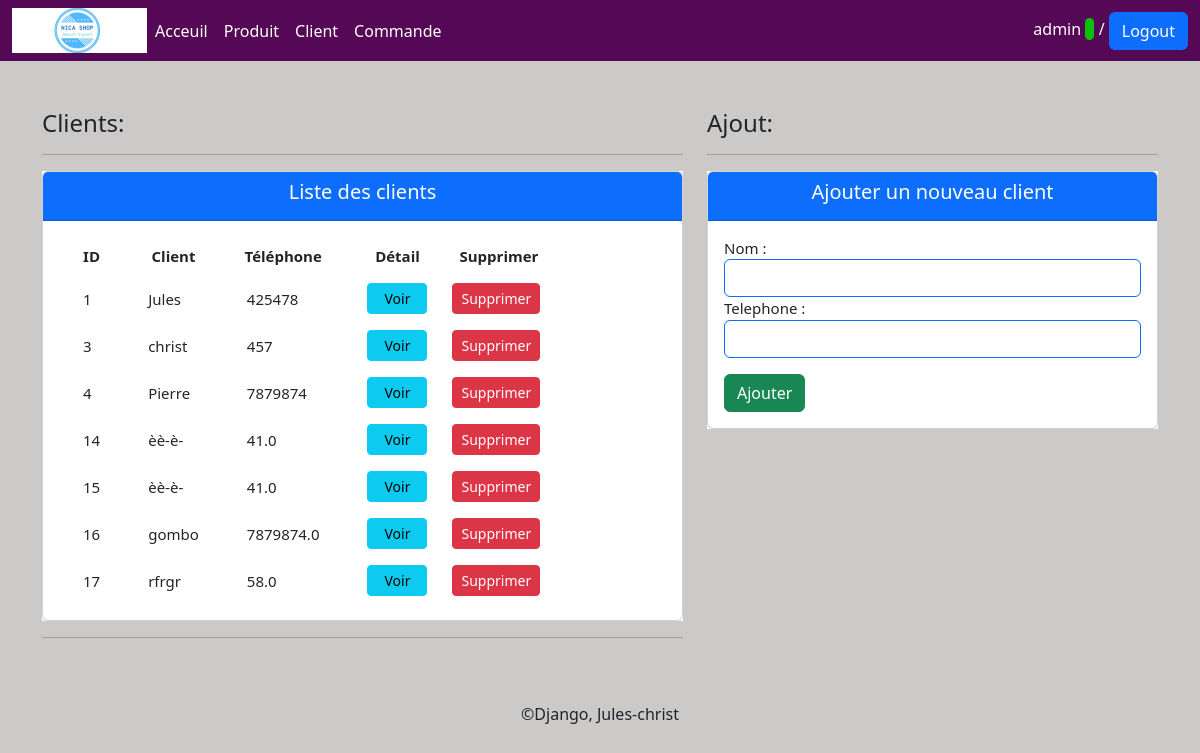
Screenshot of /produit/index (signed in) with the database file from the repository.
### client/models.py (models this page shows, shortened)
class Client(models.Model):
    nom = models.CharField(max_length=50, null=True)
    telephone = models.FloatField(max_length=20, null=True)
    date_creation = models.DateTimeField(auto_now_add=True, null=True)

### produit/views.py (the view)
# urls.py: path('/index', views.index, name='index'),
@login_required(login_url='connexion')
def index(request):
    form = ClientForm()
    if request.method == 'POST':
        form = ClientForm(request.POST)
        if form.is_valid():
            form.save()
    else:
        form = ClientForm()
    clients = Client.objects.all()
    return render(request, 'produit/index.html', {'clients': clients, 'form': form})

### client/forms.py
class ClientForm(forms.ModelForm):
    class Meta:
        model = Client
        fields = '__all__'
        widgets = {
            'nom': forms.TextInput(attrs={'class': 'form-control border-primary'}),
            'telephone': forms.NumberInput(attrs={'class': 'form-control border-primary'}),
        }

### templates/produit/index.html (shortened to what this page needs)
{% extends 'main.html'%}
{% block content %}
<div class="container mt-5">
    <div class="row">
        <div class="col-lg-7 col-sm-10 ">
            <h4>Clients:</h4>
            <hr>
            <div class="bg-white">
                <div class="card">
                  <div class="card-header bg-primary">
                    <h5 class="text-center text-white">Liste des clients</h5>
                  </div>
                  <div class="card-body">
                    <blockquote class="blockquote mb-0" style="font-size: 15px;">
                      <table>
                        <thead class="bg-gray-50">
                          <tr style="text-align:center;">
                            <th class="px-2 py-2 text-xs text-gray-500">ID</th>
                            <th class="px-2 py-2 text-xs text-gray-500">Client</th>
                            <th class="px-2 py-2 text-xs text-gray-500">Téléphone</th>
                            <th class="px-2 py-2 text-xs text-gray-500">Détail</th>
                            <th class="px-2 py-2 text-xs text-gray-500">Supprimer</th>
                          </tr>
                        </thead>
                        <tbody class="bg-white">
                          {% for client in clients %}
                            <tr class="whitespace-nowrap">
                                <td class="px-4 py-2 text-sm text-gray-500">{{client.id}}</td>
                                <td class="px-4 py-2">{{client.nom}}</td>
                                <td class="px-4 py-2">{{client.telephone}}</td>
                                <td class="px-4 py-2"><a class="btn btn-info btn-sm px-3" href="{% url 'client' client.id %}">Voir</a></td>
                                <th>
                                  <form action="{% url 'supprimer_client' client.id %}" method="post">
                                    <button class="btn btn-danger btn-sm" type="submit">Supprimer</button>
                                  </form>
                                </th>
                            </tr>
                            {% endfor %}
                        </tbody>
                      </table>
                    </blockquote>
                  </div>
                </div>
            </div>
            <hr>
        </div>
        <div class="col-lg-5 col-sm-12">
          <h4>Ajout:</h4>
            <hr>
          <div class="bg-white">
            <div class="card">
              <div class="card-header bg-primary">
                <h5 class="text-center text-white">Ajouter un nouveau client</h5>
              </div>
              <div class="card-body">
                <blockquote class="blockquote mb-0" style="font-size: 15px;">
                  <form action="" method="post">
                    {{form}}
                    <button class="btn btn-success mt-3">Ajouter</button>
                  </form>
                </blockquote>
              </div>
            </div>
        </div>
    </div>
</div>
{% endblock content %}

### templates/main.html (shortened to what this page needs)
<!DOCTYPE html>
{% load static %}
<html lang="en">
<head>
    <link rel="stylesheet" href="{% static 'css/bootstrap.min.css'%}">
    <link rel="stylesheet" href="{% static 'css/style.css'%}">
    <link rel="stylesheet" href="https://maxcdn.bootstrapcdn.com/font-awesome/4.7.0/css/font-awesome.min.css">
    <link rel="stylesheet" href="{% static 'css/bootstrap-icons.css'%}">
</head>
<body>
    <nav class="navbar navbar-expand-lg" style="background-color: rgb(85, 8, 85);">
        <div class="container-fluid">
            <img src="{% static 'images/bande1.png'%}" alt="">
          <div class="collapse navbar-collapse" id="navbarNavAltMarkup">
            <div class="navbar-nav ">
              <a class="nav-link text-white" href="{% url 'acceuil'%}">Acceuil</a>
              <a class="nav-link text-white" aria-current="page" href="{% url 'list_produit'%}">Produit</a>
              <a class="nav-link text-white" href="{% url 'index'%}">Client</a>
              <a class="nav-link text-white " href="{% url 'commande'%}">Commande</a>
            </div>
          </div>
          <span style="color: white;"> {{request.user}} <span style="background-color: rgb(9, 193, 9); height: 20px; width: 30px; border-radius: 10px 10px ; color: rgb(9, 193, 9);">3</span> / <a href="{% url 'deconnexion'%}" class="btn bg-primary" style="color: white;">Logout</a></span>
        </div>
      </nav>
    {% block content %}
    {%  endblock content %}
    <footer class="text-center mb-0 mt-5">
        <p>&copy;Django, Jules-christ </p>
    </footer>
</body>
</html>

### static/css/style.css (style rules this page uses)
body { background-color: rgb(204, 201, 201); }

### rows the page displays
Client: id "1", nom "Jules", telephone "425478"
Client: id "3", nom "christ", telephone "457"
Client: id "4", nom "Pierre", telephone "7879874"
Client: id "14", nom "èè-è-", telephone "41.0"
Client: id "15", nom "èè-è-", telephone "41.0"
Client: id "16", nom "gombo", telephone "7879874.0"
Client: id "17", nom "rfrgr", telephone "58.0"

### other values shown
{{ request.user }} "admin"
